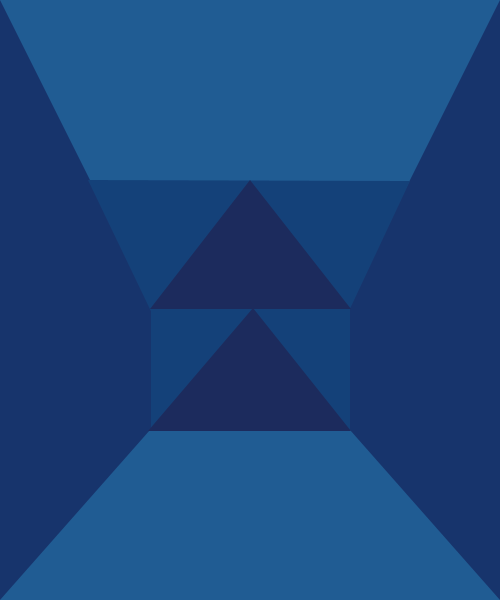
Frame 1 (no input)
Frame 60 (the mouse pressed at the canvas centre just before this capture): identical to frame 1, image omitted
Frame 120 (the mouse held since frame 60 and released just before this capture): identical to frame 1, image omitted

The Processing sketch that drew this single still picture (run headless with seeded random() and noise(); from frame 60 on, the mouse is pressed at the canvas centre):

// Processing sketch: Davidsketch_240214bShapeArt1
// ── Davidsketch_240214bShapeArt1.pde
/* inspired by Galliano Mazzon 
Fantasia n. 83 - 1966 https://www.wikiart.org/en/galliano-mazzon/fantasia-n-83-1966
*/
//code runs at start
void setup(){
  //set size to 500,600
  size (500,600);
  //get no stroke
  noStroke();
}
//code runs every frame
void draw(){
  //set background to dark blue
  background(#17346c);
  //make lighter blue shdded quards
  fill(#205c93);
  quad(0,0,110,220,390,220,500,0);
  quad(0,600,150,430,350,430,500,600);
  //make blue quad
  fill(#144179);
  quad(88,180,160,330,340,330,410,181);
  //make rectangle connected to it
  rect(151,430,199,-200);
  //make two darkest blue triangles
  fill(#1c2b5d);
  triangle(351,309,250,180,150,309);
  triangle(351,431,253,308,148,431);
}
//code runs when mouse is pressed
void mousePressed(){
  save(this + ".png");
}
